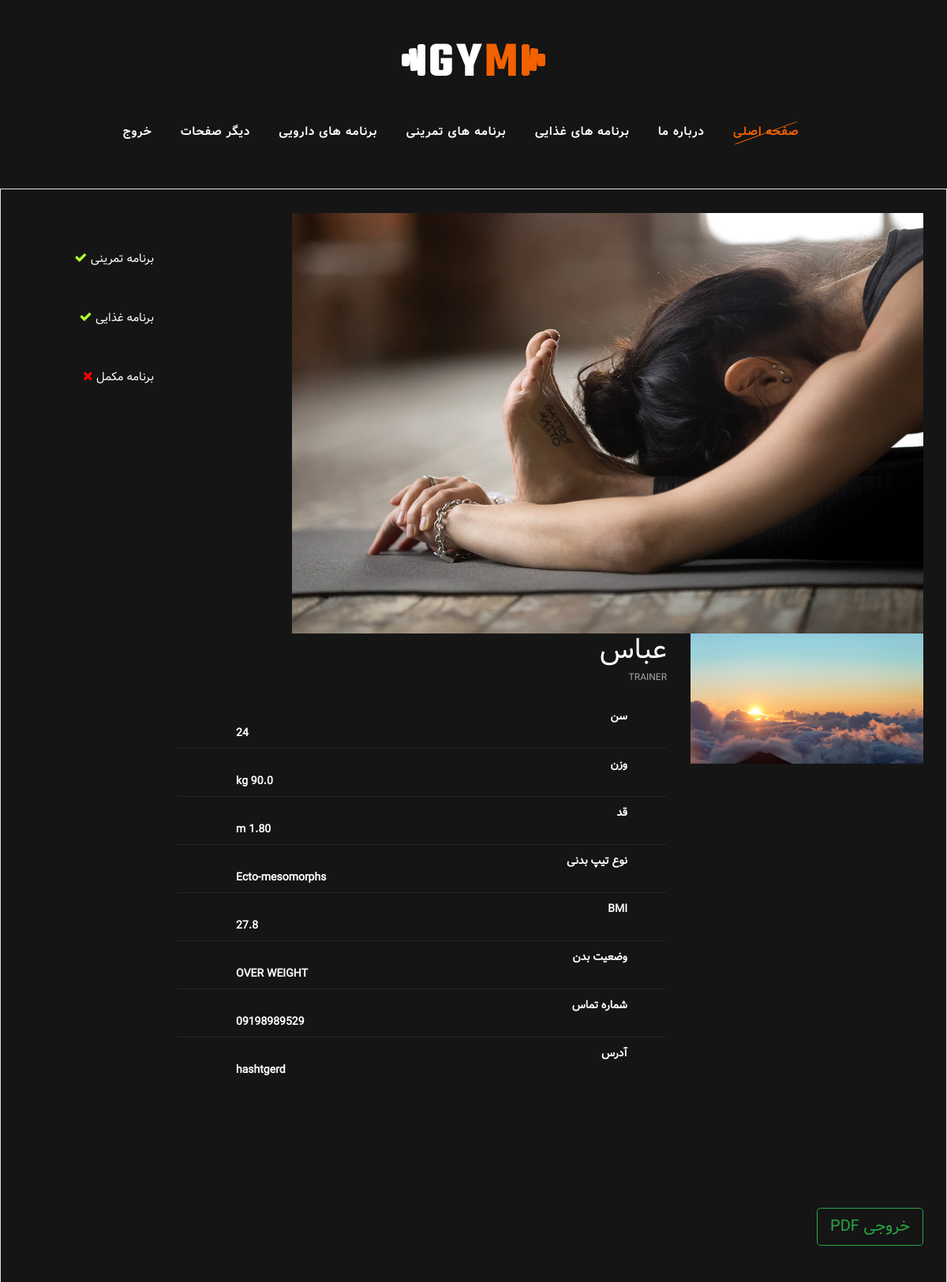
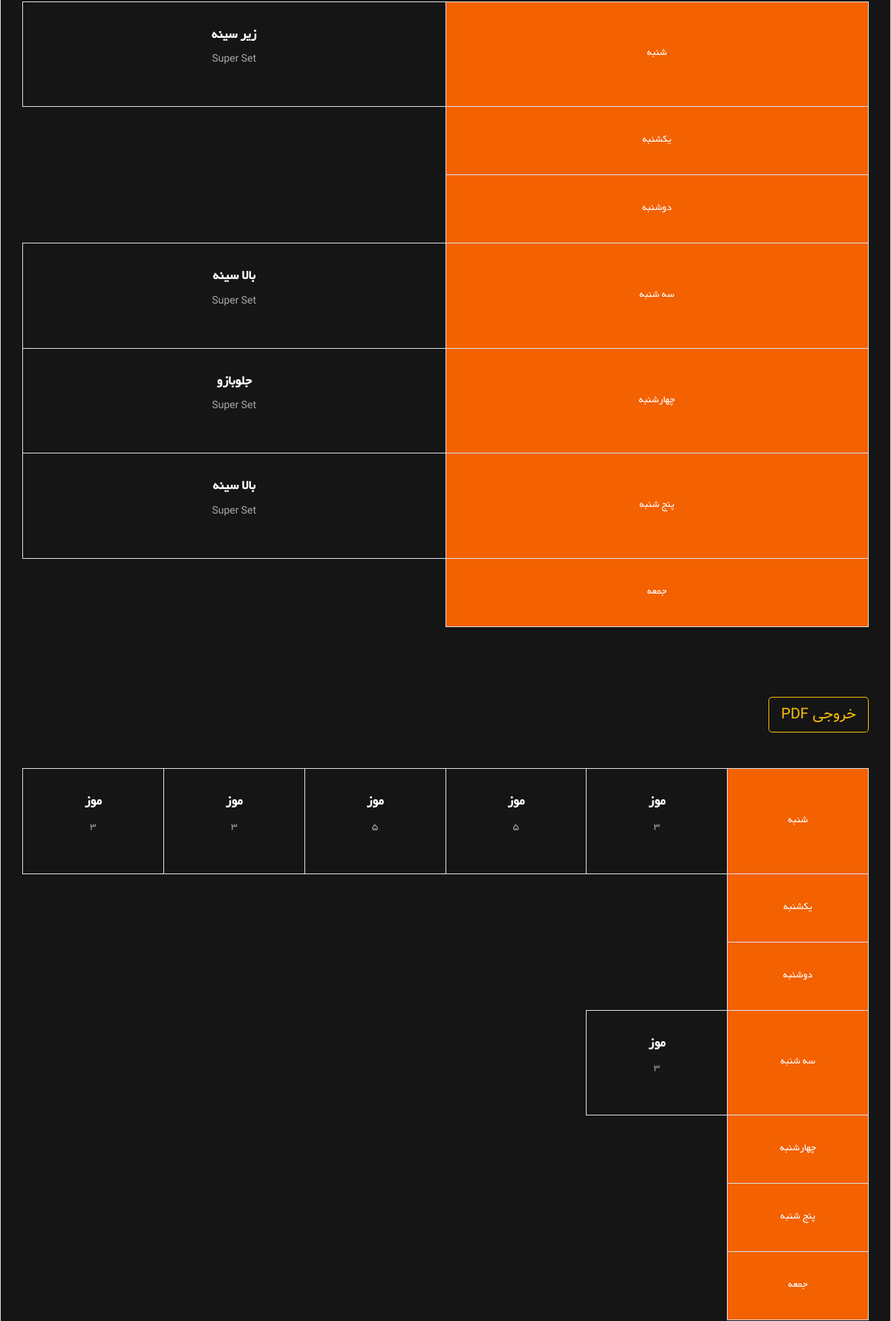
Screenshot of /manage_athlete/1/AthleteDetails/ (signed in, upper part) with the database file from the repository (2 pictures, top to bottom).
### Users/models.py (models this page shows, shortened)
class Athlete(models.Model): # if login lazem shod az abstrctuser ers bebar
    BODY_TYPE = [
        ('Ectomorphs', 'Ectomorphs'),
        ('Mesomorphs', 'Mesomorphs'),
        ('Endomorphs', 'Endomorphs'),
        ('Ecto-mesomorphs', 'Ecto-mesomorphs'),
        ('Meso-endomorphs', 'Meso-endomorphs'),
        ('Ecto-Endomorphs', 'Ecto-Endomorphs'),
    ]
    username = models.CharField(max_length=255, unique=True)
    email = models.EmailField('email address', unique=True)
    user_image = models.ImageField(
        'Profile Image',  upload_to=None, default='DU.jpg')
    address = models.CharField('Address', max_length=100 , null=True, blank=True)
    age = models.IntegerField('Age',  null=True, blank=True)
    mobile_number = models.CharField(
        'Mobile Number', max_length=15, unique=True,  validators=[PHONE_NUMBER_REGEX])
    is_mobile_submitted = models.BooleanField(
        'is mobile submitted', default=False)
    height = models.DecimalField('Height', max_digits=3, decimal_places=2 , null=True , blank=True)
    weight = models.DecimalField('weight', max_digits=3, decimal_places=1 , null=True , blank=True)
    body_type = models.CharField('Body Type', max_length=50 , choices=BODY_TYPE , null=True , blank=True)
    @property
    def bmi(self):
        user_bmi = self.weight / pow(self.height,2)
        return round(user_bmi , 1)
    @property
    def body_state(self):
        if self.bmi >= 31:
            return 'OBESE'
        elif self.bmi>=25 and self.bmi<31:
            return 'OVER WEIGHT'
        elif self.bmi>=18.5 and self.bmi<25:
            return 'NORMAL WEIGHT'
        if self.bmi >= 18.5:
            return 'UNDER WEIGHT'

### Exercise/models.py (models this page shows, shortened)
class ExercisePlanItems(models.Model):
    DAYS_OF_WEEK = [
        ('شنبه', 'شنبه'),
        ('یکشنبه', 'یکشنبه'),
        ('دوشنبه', 'دوشنبه'),
        ('سه شنبه', 'سه شنبه'),
        ('چهارشنبه', 'چهارشنبه'),
        ('پنج شنبه', 'پنج شنبه'),
        ('جمعه', 'جمعه'),
    ]
    exercise_plan = models.ForeignKey(
        ExercisePlan, verbose_name="Exercise Plan", on_delete=models.CASCADE)
    exercise_category = models.ForeignKey(
        ExerciseCategory, verbose_name="Exercise Category", on_delete=models.CASCADE, null=True, blank=True)
    exercise = ChainedForeignKey(
        Exercise, verbose_name="Exercise", chained_field='exercise_category', chained_model_field="exercise_category", show_all=False, sort=True)
    domain = models.ForeignKey(
        Domain, verbose_name="Domain", on_delete=models.CASCADE, null=True, blank=True)
    exercise_details = models.CharField(
        verbose_name="Exercise Details", max_length=100)
    days = models.CharField(
        max_length=15, choices=DAYS_OF_WEEK, null=True, blank=True)

class Exercise(models.Model):
    exercise_name = models.CharField("Exercise Name", max_length=50)
    exercise_details = models.TextField("Exercise Details")
    exercise_image = models.ImageField(
        "Exercise Image", upload_to='Exercise/', default='DE.png')
    exercise_category = models.ForeignKey(
        ExerciseCategory, verbose_name="Exercise Category", on_delete=models.CASCADE, null=True, blank=True)

class Domain(models.Model):
    title = models.CharField("Domain Name", max_length=50)
    set = models.PositiveSmallIntegerField("Set")
    count = models.PositiveIntegerField("Count")
    rest = models.PositiveSmallIntegerField("Rest Time")
    def __str__(self):
        return self.title

### Food/models.py (models this page shows, shortened)
class FoodPlanItems(models.Model):
    DAYS_OF_WEEK = [
         ('شنبه', 'شنبه'),
        ('یکشنبه', 'یکشنبه'),
        ('دوشنبه', 'دوشنبه'),
        ('سه شنبه', 'سه شنبه'),
        ('چهارشنبه', 'چهارشنبه'),
        ('پنج شنبه', 'پنج شنبه'),
        ('جمعه', 'جمعه'),
    ]
    food_plan = models.ForeignKey(
        FoodPlan, verbose_name="Food Plan", on_delete=models.CASCADE, related_name='foodplan_items')
    food_category = models.ForeignKey(FoodCategory, verbose_name="Food Category", on_delete=models.CASCADE , null=True , blank=True)
    foods =  ChainedForeignKey(
        Foods, verbose_name="Food", chained_field='food_category', chained_model_field = "food_category" , show_all=False , sort=True)
    food_details = models.CharField(verbose_name="Food Details" , max_length=100)
    count = models.PositiveIntegerField(verbose_name="Count")
    days = models.CharField(max_length=15, choices=DAYS_OF_WEEK)

class Foods(models.Model):
    food_name = models.CharField(verbose_name="Food Name", max_length=50)
    food_image = models.ImageField(
        verbose_name="Food Image", upload_to='Food/',  default='DF.jpg')
    food_category = models.ForeignKey(
        FoodCategory, verbose_name="Food Category", on_delete=models.CASCADE)

### Users/views.py (the view)
# urls.py: path('manage_athlete/<int:pk>/AthleteDetails/' , AthleteDetails.as_view() , name='AthleteDetails'),
class AthleteDetails(LoginRequiredMixin, DetailView):
    model = Athlete
    context_object_name = 'AthleteContext'
    template_name = 'Athlete/AthleteDetails.html'
    def get_context_data(self, **kwargs):
        context = super().get_context_data(**kwargs)
        id = self.kwargs.get(self.pk_url_kwarg)
        context["food_plan"] = FoodPlanItems.objects.filter(
            food_plan__athlete_id=id)
        context["medicine_plan"] = MedicinePlanItems.objects.filter(
            medicine_plan__athlete_id=id)
        context["exercise_plan"] = ExercisePlanItems.objects.filter(
            exercise_plan__athlete_id=id)
        context["all_day"] = ['شنبه' , 'یکشنبه' , 'دوشنبه' , 'سه شنبه' , 'چهارشنبه' , 'پنج شنبه' , 'جمعه']
        return context

### Template/Athlete/AthleteDetails.html (shortened to what this page needs)
{% extends 'Athlete/manage_athlete.html' %}
{% load widget_tweaks %}
{% load static %}
{% block AthleteDetail %}
<section class="class-details-section spad">
    <div class="container">
        <div class="row">
            <div class="col-lg-10">
                <div class="class-details-text">
                    <div class="">
                        <img src="img/classes/class-details/class-detailsl.jpg" alt="">
                    </div>
                    <div class="cd-trainer">
                        <div class="row">
                            <div class="col-md-4">
                                <div class="cd-trainer-pic">
                                    <img src="{{object.user_image.url}}" alt="{{object.user_image}}">
                                </div>
                            </div>
                            <div class="col-md-8">
                                <div class="cd-trainer-text">
                                    <div class="trainer-title">
                                        <h2>{{AthleteContext.username}}</h4>
                                        <span>Trainer</span>
                                    </div>
                                    <ul class="trainer-info">
                                        <li><span>سن</span><span class="span-detail">{{AthleteContext.age}}</span></li>
                                        <li><span>وزن</span><span class="span-detail">{{AthleteContext.weight}} kg</span></li>
                                        <li><span>قد</span><span class="span-detail">{{AthleteContext.height}} m</span></li>
                                        <li><span>نوع تیپ بدنی</span><span class="span-detail">{{AthleteContext.body_type}}</span></li>
                                        <li><span>BMI</span><span class="span-detail">{{AthleteContext.bmi}}</span></li>
                                        <li><span>وضعیت بدن</span><span class="span-detail">{{AthleteContext.body_state}}</span></li>
                                        <li><span>شماره تماس</span><span class="span-detail">{{AthleteContext.mobile_number}}</span></li>
                                        <li><span>آدرس</span><span class="span-detail">{{AthleteContext.address}}</span></li>
                                    </ul>
                                </div>
                            </div>
                        </div>
                    </div>
                </div>
            </div>
            <div class="col-lg-2 col-md-8">
                <div class="sidebar-option">
                    <div class="so-latest mt-5 ">
                        <div class="latest-item">
                            <div class="li-text">
                                <h6><a href="#exercise_plan">برنامه تمرینی</a>
                                {% if exercise_plan %}
                                    <i class="fa fa-check" id="tik-icon"></i>
                                {% else %}
                                    <i class="fa fa-times" id="x-icon"></i>
                                {% endif %}</h6>
                            </div>
                        </div>
                        <div class="latest-item">
                            <div class="li-text">
                                <h6><a href="#food_plan">برنامه غذایی</a>
                                    {% if food_plan %}
                                        <i class="fa fa-check" id="tik-icon"></i>
                                    {% else %}
                                        <i class="fa fa-times" id="x-icon"></i>
                                    {% endif %}</h6>
                            </div>
                        </div>
                        <div class="latest-item">
                            <div class="li-text">
                                <h6><a href="#medicine_plan">برنامه مکمل</a>
                                    {% if medicine_plan %}
                                        <i class="fa fa-check" id="tik-icon"></i>
                                    {% else %}
                                        <i class="fa fa-times" id="x-icon"></i>
                                    {% endif %}
                                </h6>
                            </div>
                        </div>
                    </div>
                </div>
            </div>
        </div>
    </div>
</section>
{% if exercise_plan %}
<div class="container my-5 spad">
    <a class='btn btn-outline-success btn-lg' href='/manage_athlete/{{AthleteContext.id}}/ExportEPdf/'>خروجی PDF</a>
</div>
<section class="class-timetable-section class-details-timetable spad" id="exercise_plan">
    <div class="container">
        <div class="row">
            <div class="col-lg-12">
                <div class="table-responsive class-timetable details-timetable">
                    <table class="table table-bordered detail-table">
                        <tbody>
                            {% for day in all_day %}
                            <tr>
                                <td class="detail-th">{{day}}</td>
                                {% for exe in exercise_plan %}
                                    {% if exe.days == day %}
                                    <td>
                                        <h5>
                                            {{exe.exercise.exercise_name}}
                                        </h5>
                                        <p>{{exe.domain}}</p>
                                    </td>
                                    {% endif %}
                                {% endfor %}
                            </tr>
                            {% endfor %}
                        </tbody>
                    </table>
                </div>
            </div>
        </div>
    </div>
</section>
{% endif %}
{% if food_plan %}
<div class="container my-5 spad">
    <a class='btn btn-outline-warning btn-lg' href='/manage_athlete/{{AthleteContext.id}}/ExportFPdf/'>خروجی PDF</a>
</div>
<section class="class-timetable-section class-details-timetable spad" id="food_plan">
    <div class="container">
        <div class="row">
            <div class="col-lg-12">
                <div class="table-responsive class-timetable details-timetable">
                    <table class="table table-bordered" id="detail-table">
                        <tbody>
                            {% for day in all_day %}
                            <tr>
                                <td class="detail-th">{{day}}</td>
                                {% for fd in food_plan %}
                                    {% if fd.days == day %}
                                    <td>
                                        <h5>
                                            {{fd.foods.food_name}}
                                        </h5>
                                        <p>{{fd.count}}</p>
                                    </td>
                                    {% endif %}
                                {% endfor %}
                            </tr>
                            {% endfor %}
                        </tbody>
                    </table>
                </div>
            </div>
        </div>
    </div>
</section>
{% endif %}
{% endblock AthleteDetail %}

### static/css/last/barfiller.css (style rules this page uses)
body { font-family: Arial; }

### static/css/style.css (style rules this page uses)
html, body { height: 100%; font-family: "Vazir" , "Muli", sans-serif; -webkit-font-smoothing: antialiased; font-smoothing: antialiased; }
h1, h2, h3, h4, h5, h6 { margin: 0; color: #111111; font-weight: 400; font-family: "Yekan","Vazir" sans-serif; }
h2 { font-size: 36px; color: white; }
h5 { font-size: 18px; }
h6 { font-size: 16px; }
p { font-size: 14px; font-family: "Yekan", "Muli", sans-serif; color: #a9a9a9; font-weight: 400; line-height: 24px; margin: 0 0 15px 0; }
img { max-width: 100%; }
ul, ol { padding: 0; margin: 0; }
.span-detail { display: inline-flex !important; justify-content: end; }
.detail-th { font-size: 14px; color: #ffffff; background: #f36100; padding: 15px 0; font-weight: 400; }
.detail-table td { max-width: 100px; max-height: 100px; height: 50%; width: 50%; }
#x-icon { color: red; }
#tik-icon { color: greenyellow; }
.spad { padding-top: 30px; }
.class-timetable-section { background: #151515; }
.class-timetable-section.class-details-timetable { padding-top: 0; }
.class-timetable.details-timetable td h5 { color: #ffffff; }
.class-timetable table { border: 1px solid #363636; text-align: center; }
.class-timetable table tbody tr td { vertical-align: middle; color: #ffffff; width: 146px; padding: 35px 0; font-family: 'Yekan' , 'Helvetica'; }
.class-timetable table tbody tr td h5 { color: #ffffff; font-weight: 600; text-transform: uppercase; margin-bottom: 10px; }
.class-details-section { background: #151515; padding-bottom: 60px; }
.class-details-text .cd-trainer .cd-trainer-pic img { min-width: 100%; }
.class-details-text .cd-trainer .cd-trainer-text { position: relative; }
.class-details-text .cd-trainer .cd-trainer-text .trainer-title { margin-bottom: 18px; }
.class-details-text .cd-trainer .cd-trainer-text .trainer-title span { font-size: 12px; color: #aaaaaa; text-transform: uppercase; }
.class-details-text .cd-trainer .cd-trainer-text .trainer-info { margin-top: 28px; margin-bottom: 26px; }
.class-details-text .cd-trainer .cd-trainer-text .trainer-info li { font-size: 14px; color: #c4c4c4; list-style: none; padding-bottom: 8px; border-bottom: 1px solid #252525; margin-bottom: 10px; }
.class-details-text .cd-trainer .cd-trainer-text .trainer-info li:last-child { padding-bottom: 0; margin-bottom: 0; border-bottom: none; }
.class-details-text .cd-trainer .cd-trainer-text .trainer-info li span { color: #ffffff; font-weight: 700; width: 80%; display: inline-block; margin: 0px 50px; }
.sidebar-option { padding-left: 40px; }
.sidebar-option .so-latest { margin-bottom: 60px; }
.sidebar-option .so-latest .latest-item { overflow: hidden; margin-bottom: 30px; }
.sidebar-option .so-latest .latest-item:last-child { margin-bottom: 0; }
.sidebar-option .so-latest .latest-item .li-text { overflow: hidden; }
.sidebar-option .so-latest .latest-item .li-text h6 a { font-size: 15px; color: #ffffff; line-height: 21px; }
@media only screen and (min-width: 1200px) { .container { max-width: 1170px; } }

### rows the page displays
Athlete: user_image (picture), username "عباس", age "24", weight "90.0", body_type "Ecto-mesomorphs", bmi "27.8", body_state "OVER WEIGHT", mobile_number "09198989529", address "hashtgerd"
ExercisePlanItems: exercise.exercise_name "زیر سینه", domain "Super Set"
ExercisePlanItems: exercise.exercise_name "بالا سینه", domain "Super Set"
ExercisePlanItems: exercise.exercise_name "جلوبازو", domain "Super Set"
ExercisePlanItems: exercise.exercise_name "بالا سینه", domain "Super Set"
FoodPlanItems: foods.food_name "موز", count "3"
FoodPlanItems: foods.food_name "موز", count "5"
FoodPlanItems: foods.food_name "موز", count "5"
FoodPlanItems: foods.food_name "موز", count "3"
FoodPlanItems: foods.food_name "موز", count "3"
FoodPlanItems: foods.food_name "موز", count "3"

### other values shown
{{ day }} "شنبه" "یکشنبه" "دوشنبه" "سه شنبه" "چهارشنبه" "پنج شنبه" "جمعه"
